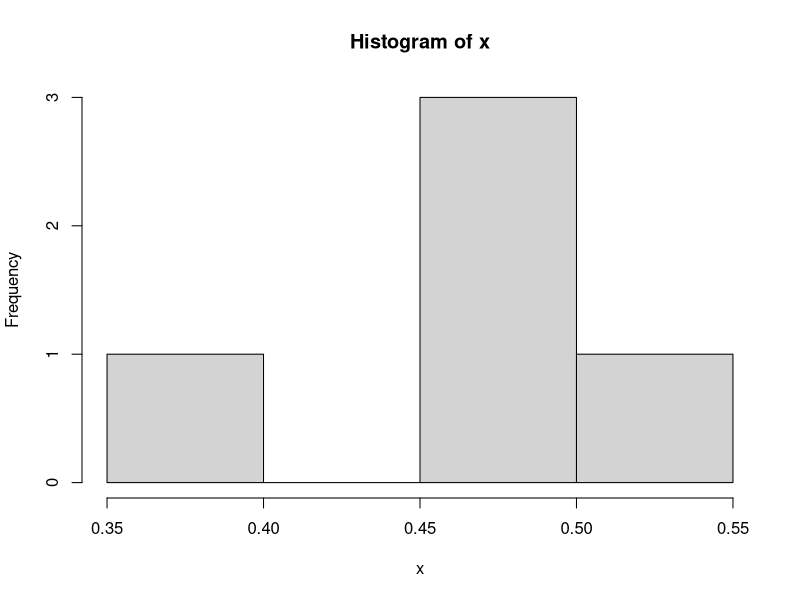
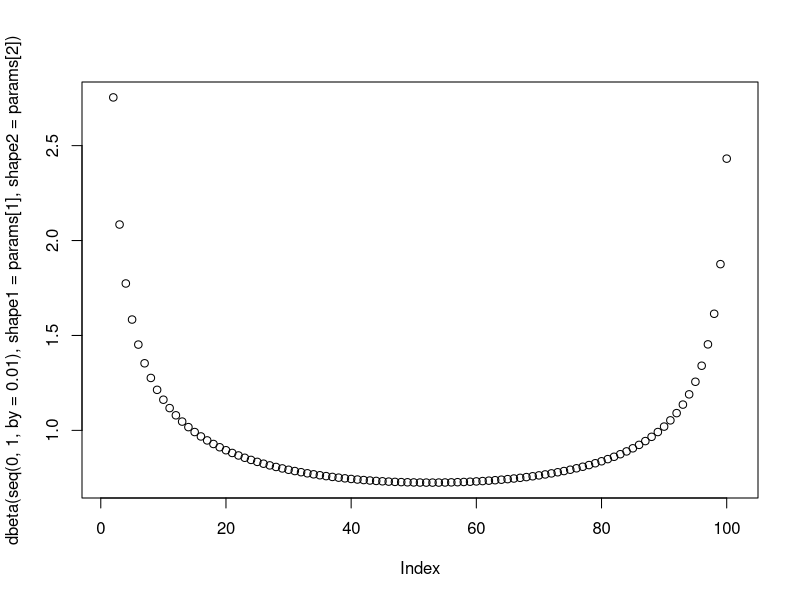
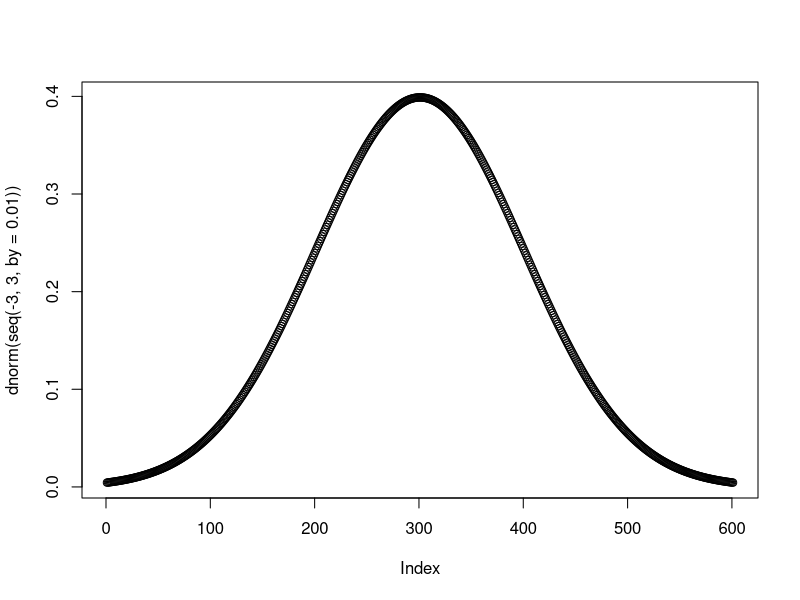
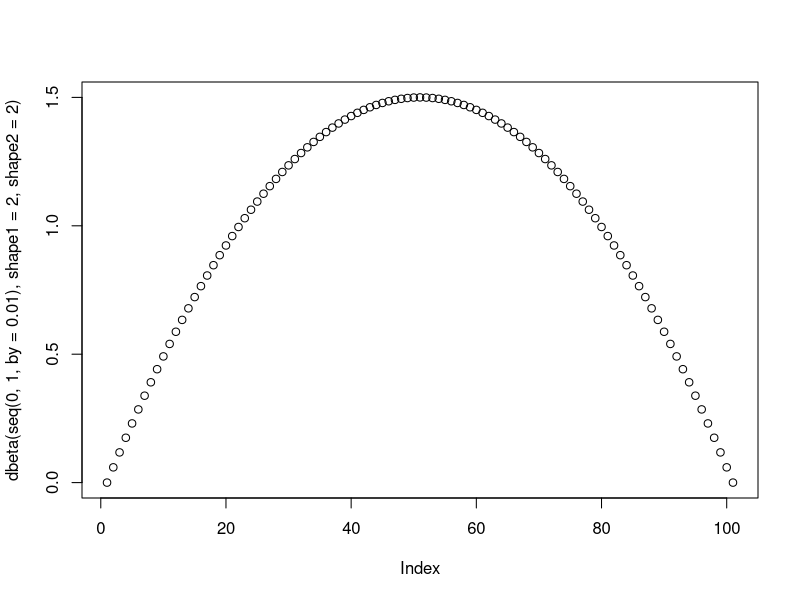

Recreate these plots in R, in order.
#Do a MH-MCMC Algorithm to estimate parameters alpha, beta, and gamma

mh=function(n,n0,x){
	#n is the desired sequence length
	#n0 is the "burn-in" parameter
	res=matrix(nrow=(n+n0),ncol=3)
	res[1,]=c(1,1,1)
	
	N <- length(x)
	C.alpha <- prod(x)
	C.beta <- prod((1-x))
	
	for(i in 2:(n+n0)){
			
		alpha.1 <- res[i-1,1]
		beta.1 <- res[i-1,2]
		gamma.1 <- res[i-1,3]
		
		u.alpha=1;u.beta=1;u.gamma=1
		test.alpha=0;test.beta=0;test.gamma=0;

		while(u.alpha > test.alpha)
		{
			alpha.prime <- rnorm(1,alpha.1,1)
			while(alpha.prime <= 0)
			{
				alpha.prime <- rnorm(1,alpha.1,1)
			}
			u.alpha <- runif(1)
			test.alpha <- C.alpha^(alpha.prime-alpha.1) * exp(-N*(alpha.prime-alpha.1)) * (beta(alpha.1,beta.1)/beta(alpha.prime,beta.1))^N
		}
		
		while(u.beta > test.beta)
		{
			beta.prime <- rnorm(1,beta.1,1)
			while(beta.prime <= 0)
			{
				beta.prime <- rnorm(1,beta.1,1)
			}
			u.beta <- runif(1)
			test.beta <- C.beta^(beta.prime-beta.1) * exp(-N*(beta.prime-beta.1)) * (beta(alpha.1,beta.1)/beta(alpha.1,beta.prime))^N
		}
		
		while(u.gamma > test.gamma)
		{
			gamma.prime <- rnorm(1,gamma.1,1)
			while(gamma.prime <= 0)
			{
				gamma.prime <- rnorm(1,gamma.1,1)
			}
			u.gamma <- runif(1)
			test.gamma <-  ((gamma.prime/gamma.1)^N) * exp(-N*(gamma.prime-gamma.1)) 
		}
		
		res[i,] <- c(alpha.prime, beta.prime, gamma.prime)
	}
	return(res[(n0+1):(n+n0),]) 
}

set.seed(1)
x <- runif(50)
x <- rnorm(5,0.5,0.1)
hist(x)
re=mh(10000,0,x)
params <- apply(re,2,mean)

plot(dbeta(seq(0,1,by=0.01), shape1 = params[1], shape2 = params[2]))
plot(dnorm(seq(-3,3, by=0.01)))
plot(dbeta(seq(0,1,by=0.01),shape1=2, shape2=2))

quantile(re[,3], probs=c(0.025,0.975))

